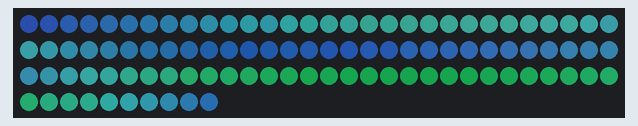
Recording of a sketch running on a simulated ESP32. On the bench: 100 RGB LEDs in strip order, left to right, continuing on the next row. Dim RGB values are drawn brighter than linear.

Above: at 2.15 s.
At 6.37 s:
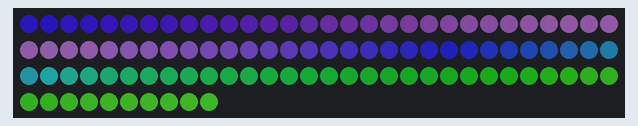
At 11.2 s:
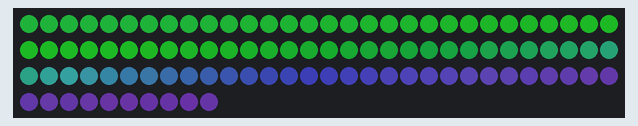
At 20.25 s:
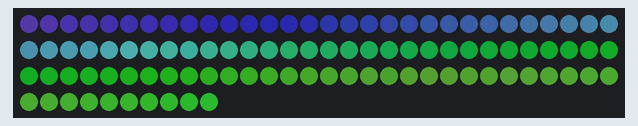
At 29.9 s:
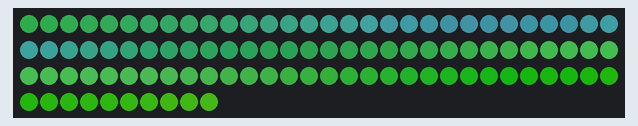
At 39.25 s:
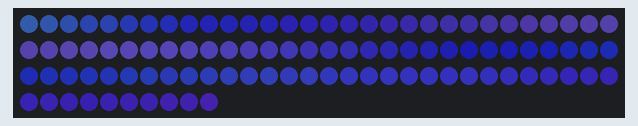

The sketch:

rgbw_test.ino.ino
```cpp
#include <FastLED.h>

// How many leds in your strip?
#define NUM_LEDS 100

// For led chips like WS2812, which have a data line, ground, and power, you just
// need to define DATA_PIN.  For led chipsets that are SPI based (four wires - data, clock,
// ground, and power), like the LPD8806 define both DATA_PIN and CLOCK_PIN
// Clock pin only needed for SPI based chipsets when not using hardware SPI
#define DATA_PIN 4
#define POWER_PIN 27

// Define the array of leds
CRGB leds[NUM_LEDS];

// Time scaling factors for each component
#define TIME_FACTOR_HUE 60
#define TIME_FACTOR_SAT 100
#define TIME_FACTOR_VAL 100

void setup() {
    Serial.begin(115200);
    FastLED.addLeds<WS2815, DATA_PIN, GRB>(leds, NUM_LEDS).setRgbw(RgbwDefault());
    FastLED.setBrightness(128);  // Set global brightness to 50%
    delay(2000);  // If something ever goes wrong this delay will allow upload.
    digitalWrite(POWER_PIN, HIGH);
}

void loop() {
    uint32_t ms = millis();

    for(int i = 0; i < NUM_LEDS; i++) {
        // Use different noise functions for each LED and each color component
        uint8_t hue = inoise16(ms * TIME_FACTOR_HUE, i * 1000, 0) >> 8;
        uint8_t sat = inoise16(ms * TIME_FACTOR_SAT, i * 2000, 1000) >> 8;
        uint8_t val = inoise16(ms * TIME_FACTOR_VAL, i * 3000, 2000) >> 8;

        // Map the noise to full range for saturation and value
        sat = map(sat, 0, 255, 30, 255);
        val = map(val, 0, 255, 100, 255);

        leds[i] = CHSV(hue, sat, val);
    }

    FastLED.show();

    // Small delay to control the overall speed of the animation
    //FastLED.delay(1);

}
```
